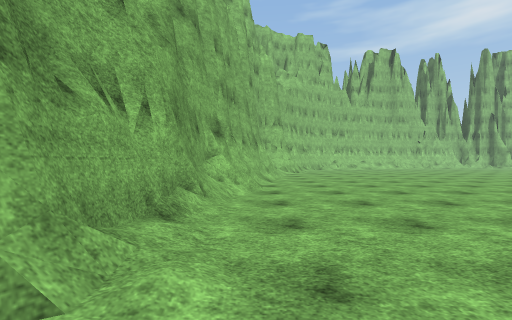
[1] (above)

18 first-person views from a walk through a 3-D level made in the Unity game engine. The camera is 1.3 m above the floor, looks level and sees 90° across. The floor is counted in squares, 2 m on a side. Each view is taken from the middle of a square. On the plan, view 1 faces up. The plan holds only what a view shows up to about 9 squares ahead; the rest is blank. The place goes on beyond the plan. The player is left out. Surface patterns are stand-ins for the level's own textures.

[2]
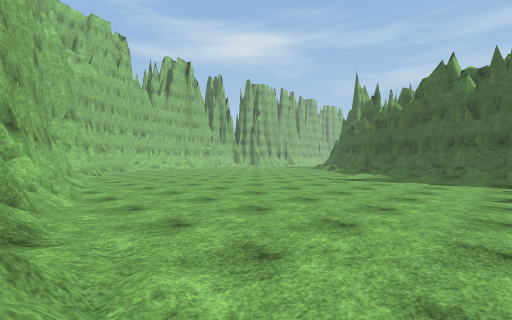

[3]
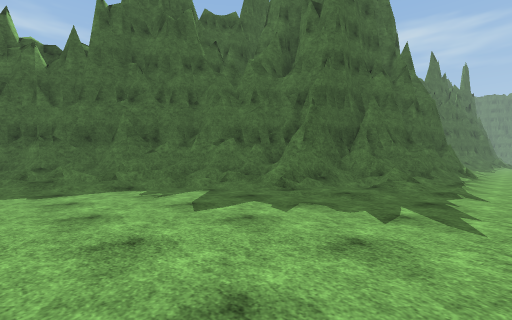

[4]
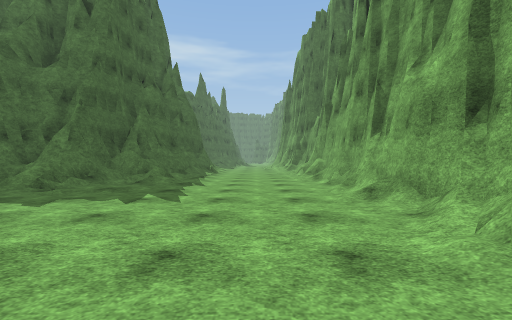

[5]
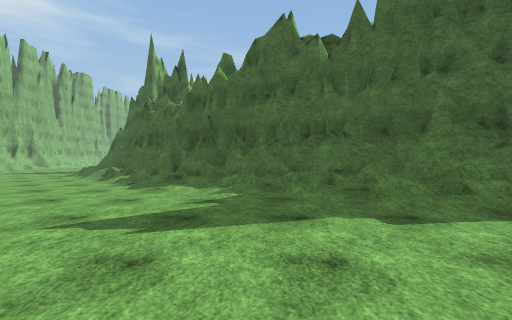

[6]
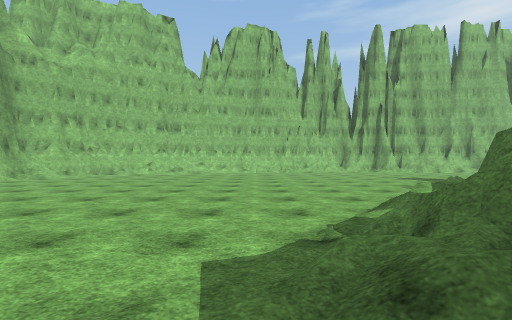

[7]
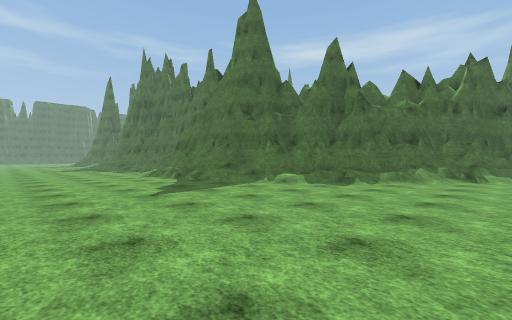

[8]
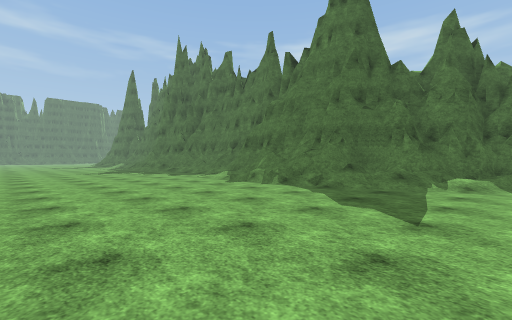

[9]
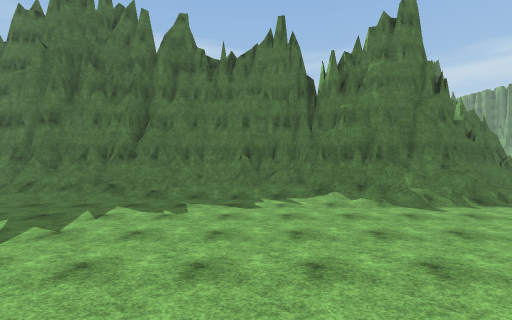

[10]
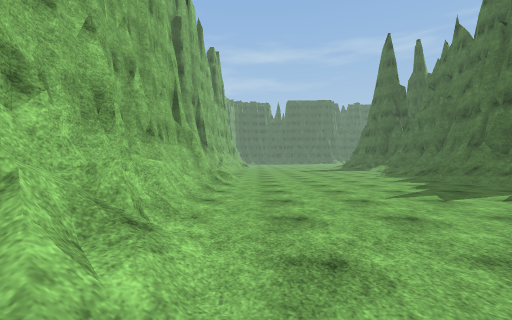

[11]
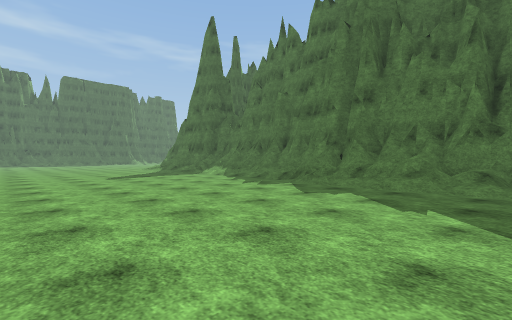

[12]
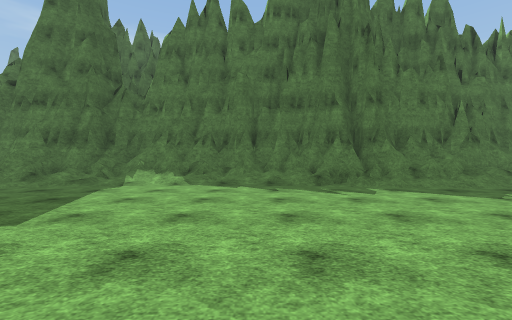

[13]
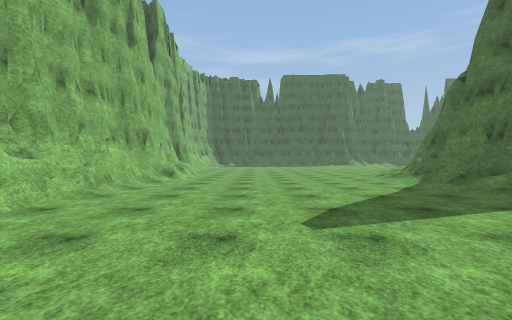

[14]
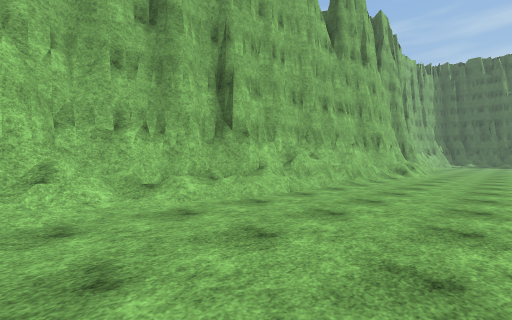

[15]
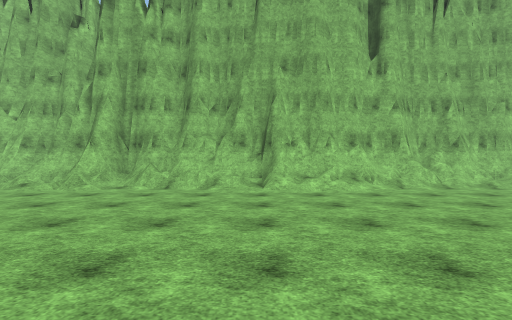

[16]
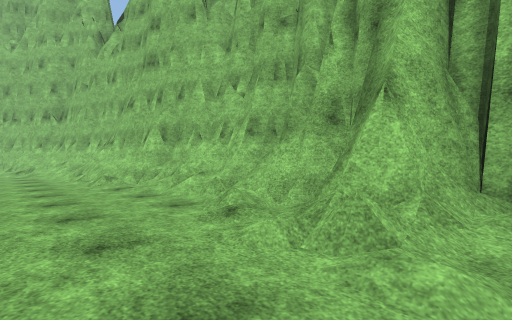

[17]
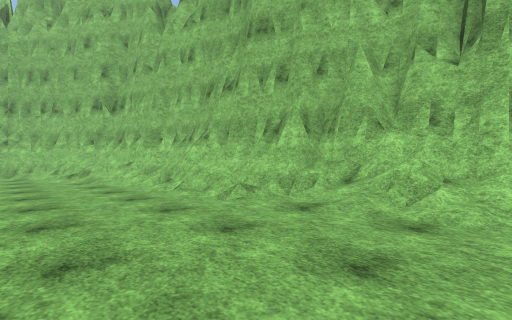

[18]
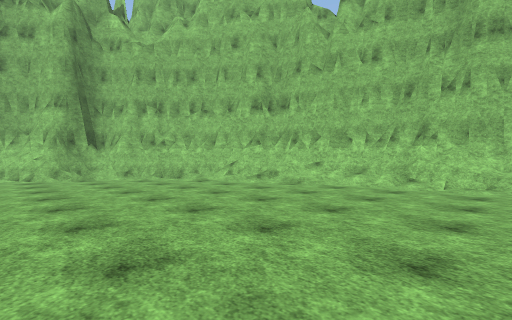

### Floor plan
Key: @ floor where view 1 was taken; # wall or solid block; . floor; / step, stairs or slope; = window, fence, low wall or low ledge; ^ raised ledge.
Columns run from 2 left of view 1 to 46 right of it. Each row starts with its distance up from view 1.
 21                #########       ##    #########
 20           ######/#=/##################///########
 19         ###/////././/#.=##////////////..////////=
 18       ###=/...............///....................
 17      ##//........................................
 16     ##/..........................................
 15     #/...........................................
 14    ##............................................
 13    ##............................................
 12   ##................//===//...../////........//..
 11   #   ............////#####/////=#=##=///////===/
 10   #/.  ........../ ####  ##=#  ########/#/#######
  9   #.............//##                  ######
  8  ##............//##
  7  ##.........../=##
  6  #=..........//##
  5  #...........//#
  4  #..........//^#
  3  #........../###
  2  #.........//##
  1 ##........///##
  0 #/@.......//##
 -1 #/.......//##
 -2 #/.....//=##
 -3 #/...../=##
 -4 #/.... /##
 -5 #/...//##
 -6 # .../###

Positions as (right, up) in squares from view 1, and headings:
1: (0, 0), facing up
2: (-1, 0), facing up-right
3: (2, 2), facing down-right
4: (1, 3), facing down
5: (5, 3), facing right
6: (11, 4), facing up
7: (12, 17), facing down-right
8: (16, 18), facing down-right
9: (26, 19), facing down
10: (25, 18), facing right
11: (30, 18), facing down-right
12: (37, 18), facing down
13: (37, 16), facing right
14: (35, 16), facing up-right
15: (24, 12), facing up
16: (20, 17), facing up-left
17: (16, 16), facing up-left
18: (12, 12), facing up-left
